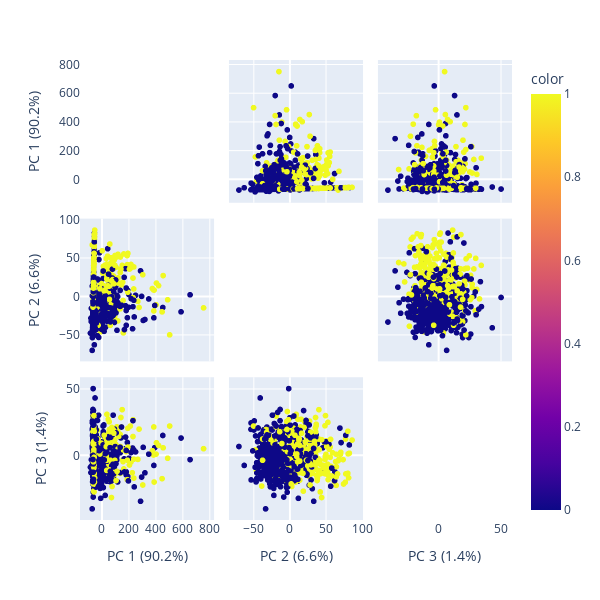

The cell this chart's notebook holds for it:
### Markdown cell above
**The PCA algorithm is a dimensionality-reduction technique** that is used to transform a large set of variables into a smaller one by trying to preserve as much information as possible. The first step necessary is to **standardize the data** because the method is quite sensitive regarding the variances of the initial variables. Next, **the covariance matrix is computed so that eigenvalues and eigenvectors** can be easily calculated. Now the new vectors, called **principal components**, can be constructed in such a way that the first component contains the maximum possible information and it points in the direction of the data that explains the maximum possible amount of variance. Each subsequent component is orthogonal to the previous one.

### Code cell
# Try to see what is the percentage of explained variance
explained_variances = []
pca = PCA(n_components=8)
components = pca.fit_transform(X)
explained_variance = pca.explained_variance_
explained_variance_ratios = pca.explained_variance_ratio_
explained_variance_ratios_cumsum = pca.explained_variance_ratio_.cumsum()
print(f"Explained variance: {explained_variance}")
print(f"Explained variance ratio: {explained_variance_ratios}")
print(f"Cumulative sum explained variance: {explained_variance_ratios_cumsum}")
labels = {
    str(i): f"PC {i+1} ({var:.1f}%)"
    for i, var in enumerate(pca.explained_variance_ratio_ * 100)
}

fig = px.scatter_matrix(
    components,
    labels=labels,
    dimensions=range(3),
    color=diabetes["Outcome"],
    width=600,
    height=600
)
fig.update_traces(diagonal_visible=False)
fig.show()

### Figure 1 — Plotly figure (JSON) as saved in the notebook; plotly's stock layout.template omitted (floating-point values rounded to 4 significant figures; data arrays with more than 128 entries replaced by an {"elided": "..."} marker saying what was removed)
{"data": [{"diagonal": {"visible": false}, "dimensions": [{"axis": {"matches": true}, "label": "PC 1 (90.2%)", "values": {"elided": "768 float values"}}, {"axis": {"matches": true}, "label": "PC 2 (6.6%)", "values": {"elided": "768 float values"}}, {"axis": {"matches": true}, "label": "PC 3 (1.4%)", "values": {"elided": "768 float values"}}], "hovertemplate": "%{xaxis.title.text}=%{x}<br>%{yaxis.title.text}=%{y}<br>color=%{marker.color}<extra></extra>", "legendgroup": "", "marker": {"color": {"elided": "768 int values"}, "coloraxis": "coloraxis", "symbol": "circle"}, "name": "", "showlegend": false, "type": "splom"}], "layout": {"coloraxis": {"colorbar": {"title": {"text": "color"}}, "colorscale": [[0, "#0d0887"], [0.1111, "#46039f"], [0.2222, "#7201a8"], [0.3333, "#9c179e"], [0.4444, "#bd3786"], [0.5556, "#d8576b"], [0.6667, "#ed7953"], [0.7778, "#fb9f3a"], [0.8889, "#fdca26"], [1, "#f0f921"]]}, "dragmode": "select", "height": 600, "legend": {"tracegroupgap": 0}, "margin": {"t": 60}, "width": 600, "xaxis": {"autorange": true, "range": [-163.0, 831.4], "type": "linear"}, "xaxis2": {"autorange": true, "range": [-84.41, 101.2], "type": "linear"}, "xaxis3": {"autorange": true, "range": [-48.65, 58.82], "type": "linear"}, "yaxis": {"autorange": true, "range": [-163.0, 831.4], "type": "linear"}, "yaxis2": {"autorange": true, "range": [-84.41, 101.2], "type": "linear"}, "yaxis3": {"autorange": true, "range": [-48.65, 58.82], "type": "linear"}}}
